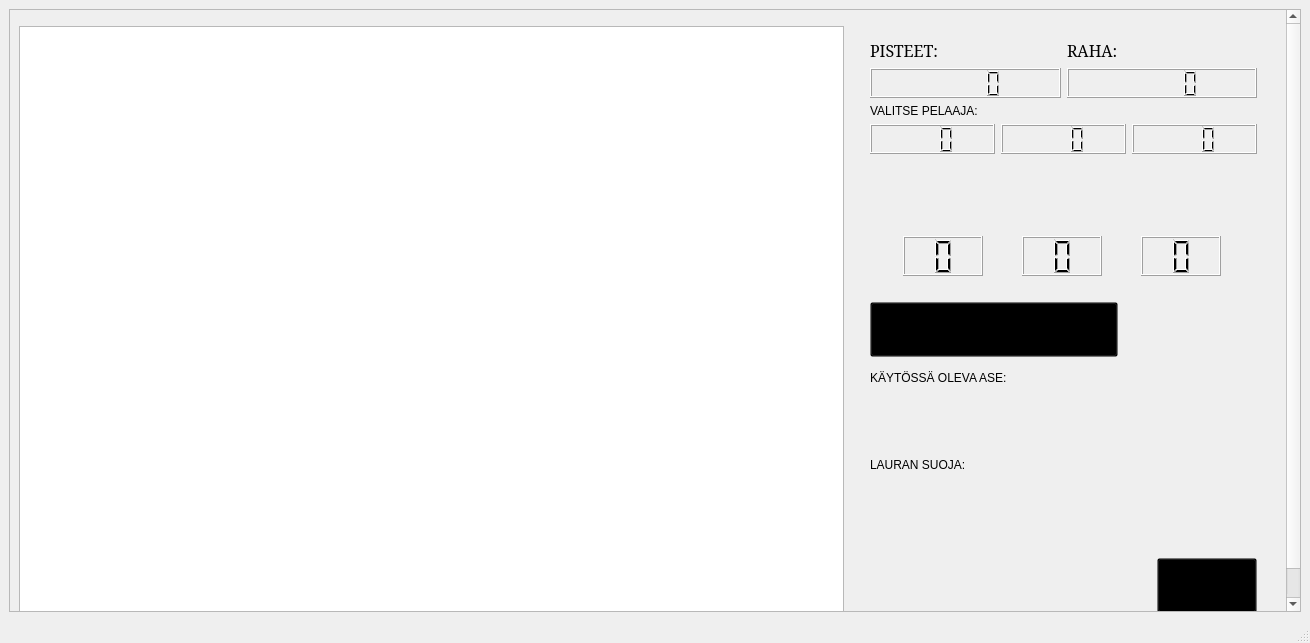
<?xml version="1.0" encoding="UTF-8"?>
<ui version="4.0">
 <class>parkkihalliIkkuna</class>
 <widget class="QMainWindow" name="parkkihalliIkkuna">
  <property name="geometry">
   <rect>
    <x>0</x>
    <y>0</y>
    <width>1310</width>
    <height>643</height>
   </rect>
  </property>
  <property name="windowTitle">
   <string>Parkkihalli</string>
  </property>
  <widget class="QWidget" name="centralwidget">
   <property name="enabled">
    <bool>true</bool>
   </property>
   <layout class="QGridLayout" name="gridLayout_2">
    <item row="1" column="0">
     <widget class="QScrollArea" name="scrollArea">
      <property name="focusPolicy">
       <enum>Qt::NoFocus</enum>
      </property>
      <property name="widgetResizable">
       <bool>true</bool>
      </property>
      <widget class="QWidget" name="scrollAreaWidgetContents_2">
       <property name="geometry">
        <rect>
         <x>0</x>
         <y>0</y>
         <width>1272</width>
         <height>669</height>
        </rect>
       </property>
       <layout class="QGridLayout" name="gridLayout">
        <item row="0" column="0">
         <widget class="QGraphicsView" name="halliKartta">
          <property name="sizePolicy">
           <sizepolicy hsizetype="Expanding" vsizetype="Expanding">
            <horstretch>0</horstretch>
            <verstretch>0</verstretch>
           </sizepolicy>
          </property>
          <property name="minimumSize">
           <size>
            <width>825</width>
            <height>600</height>
           </size>
          </property>
          <property name="maximumSize">
           <size>
            <width>825</width>
            <height>600</height>
           </size>
          </property>
          <property name="focusPolicy">
           <enum>Qt::NoFocus</enum>
          </property>
          <property name="verticalScrollBarPolicy">
           <enum>Qt::ScrollBarAlwaysOff</enum>
          </property>
          <property name="horizontalScrollBarPolicy">
           <enum>Qt::ScrollBarAlwaysOff</enum>
          </property>
          <property name="sizeAdjustPolicy">
           <enum>QAbstractScrollArea::AdjustIgnored</enum>
          </property>
          <property name="interactive">
           <bool>true</bool>
          </property>
         </widget>
        </item>
        <item row="0" column="2">
         <layout class="QVBoxLayout" name="verticalLayout">
          <property name="leftMargin">
           <number>20</number>
          </property>
          <property name="topMargin">
           <number>20</number>
          </property>
          <property name="rightMargin">
           <number>20</number>
          </property>
          <property name="bottomMargin">
           <number>20</number>
          </property>
          <item>
           <layout class="QHBoxLayout" name="horizontalLayout_5">
            <item>
             <layout class="QVBoxLayout" name="verticalLayout_3">
              <item>
               <widget class="QLabel" name="pisteLabel">
                <property name="font">
                 <font>
                  <family>Serif</family>
                  <pointsize>12</pointsize>
                 </font>
                </property>
                <property name="styleSheet">
                 <string notr="true"/>
                </property>
                <property name="text">
                 <string>PISTEET:</string>
                </property>
               </widget>
              </item>
              <item>
               <widget class="QLCDNumber" name="pisteNaytto">
                <property name="minimumSize">
                 <size>
                  <width>150</width>
                  <height>30</height>
                 </size>
                </property>
                <property name="maximumSize">
                 <size>
                  <width>300</width>
                  <height>50</height>
                 </size>
                </property>
               </widget>
              </item>
             </layout>
            </item>
            <item>
             <layout class="QVBoxLayout" name="verticalLayout_2">
              <item>
               <widget class="QLabel" name="rahaLabel">
                <property name="font">
                 <font>
                  <family>Serif</family>
                  <pointsize>12</pointsize>
                 </font>
                </property>
                <property name="text">
                 <string>RAHA:</string>
                </property>
               </widget>
              </item>
              <item>
               <widget class="QLCDNumber" name="rahaNaytto">
                <property name="minimumSize">
                 <size>
                  <width>150</width>
                  <height>30</height>
                 </size>
                </property>
                <property name="maximumSize">
                 <size>
                  <width>300</width>
                  <height>50</height>
                 </size>
                </property>
               </widget>
              </item>
             </layout>
            </item>
           </layout>
          </item>
          <item>
           <spacer name="verticalSpacer_4">
            <property name="orientation">
             <enum>Qt::Vertical</enum>
            </property>
            <property name="sizeHint" stdset="0">
             <size>
              <width>20</width>
              <height>40</height>
             </size>
            </property>
           </spacer>
          </item>
          <item>
           <widget class="QLabel" name="pelaajaLabel">
            <property name="maximumSize">
             <size>
              <width>200</width>
              <height>50</height>
             </size>
            </property>
            <property name="styleSheet">
             <string notr="true">font: 12pt &quot;Serif&quot;;</string>
            </property>
            <property name="text">
             <string>VALITSE PELAAJA:</string>
            </property>
           </widget>
          </item>
          <item>
           <layout class="QHBoxLayout" name="horizontalLayout_4">
            <item>
             <widget class="QLCDNumber" name="lauraHP">
              <property name="minimumSize">
               <size>
                <width>80</width>
                <height>30</height>
               </size>
              </property>
              <property name="digitCount">
               <number>3</number>
              </property>
             </widget>
            </item>
            <item>
             <widget class="QLCDNumber" name="kyborgi2HP">
              <property name="minimumSize">
               <size>
                <width>80</width>
                <height>30</height>
               </size>
              </property>
              <property name="digitCount">
               <number>3</number>
              </property>
             </widget>
            </item>
            <item>
             <widget class="QLCDNumber" name="kyborgi1HP">
              <property name="sizePolicy">
               <sizepolicy hsizetype="Minimum" vsizetype="Minimum">
                <horstretch>0</horstretch>
                <verstretch>0</verstretch>
               </sizepolicy>
              </property>
              <property name="minimumSize">
               <size>
                <width>80</width>
                <height>30</height>
               </size>
              </property>
              <property name="digitCount">
               <number>3</number>
              </property>
             </widget>
            </item>
           </layout>
          </item>
          <item>
           <layout class="QHBoxLayout" name="horizontalLayout">
            <item>
             <widget class="QPushButton" name="laura">
              <property name="minimumSize">
               <size>
                <width>80</width>
                <height>70</height>
               </size>
              </property>
              <property name="maximumSize">
               <size>
                <width>100</width>
                <height>70</height>
               </size>
              </property>
              <property name="focusPolicy">
               <enum>Qt::NoFocus</enum>
              </property>
              <property name="styleSheet">
               <string notr="true">
background-color: transparent;
border-image: none;
background: none;
border: none;
background-repeat: none;</string>
              </property>
              <property name="text">
               <string/>
              </property>
              <property name="icon">
               <iconset resource="Kuvat.qrc">
                <normaloff>:/new/prefix1/Kuvat/laura.png</normaloff>:/new/prefix1/Kuvat/laura.png</iconset>
              </property>
              <property name="iconSize">
               <size>
                <width>80</width>
                <height>70</height>
               </size>
              </property>
             </widget>
            </item>
            <item>
             <widget class="QPushButton" name="kyborgi2">
              <property name="minimumSize">
               <size>
                <width>80</width>
                <height>70</height>
               </size>
              </property>
              <property name="maximumSize">
               <size>
                <width>100</width>
                <height>70</height>
               </size>
              </property>
              <property name="focusPolicy">
               <enum>Qt::NoFocus</enum>
              </property>
              <property name="styleSheet">
               <string notr="true">
background-color: transparent;
border-image: none;
background: none;
border: none;
background-repeat: none;</string>
              </property>
              <property name="text">
               <string/>
              </property>
              <property name="icon">
               <iconset resource="Kuvat.qrc">
                <normaloff>:/new/prefix1/Kuvat/teekkariKyborgi2.png</normaloff>:/new/prefix1/Kuvat/teekkariKyborgi2.png</iconset>
              </property>
              <property name="iconSize">
               <size>
                <width>80</width>
                <height>70</height>
               </size>
              </property>
             </widget>
            </item>
            <item>
             <widget class="QPushButton" name="kyborgi1">
              <property name="minimumSize">
               <size>
                <width>80</width>
                <height>70</height>
               </size>
              </property>
              <property name="maximumSize">
               <size>
                <width>100</width>
                <height>70</height>
               </size>
              </property>
              <property name="focusPolicy">
               <enum>Qt::NoFocus</enum>
              </property>
              <property name="styleSheet">
               <string notr="true">
background-color: transparent;
border-image: none;
background: none;
border: none;
background-repeat: none;</string>
              </property>
              <property name="text">
               <string/>
              </property>
              <property name="icon">
               <iconset resource="Kuvat.qrc">
                <normaloff>:/new/prefix1/Kuvat/teekkariKyborgi.png</normaloff>:/new/prefix1/Kuvat/teekkariKyborgi.png</iconset>
              </property>
              <property name="iconSize">
               <size>
                <width>80</width>
                <height>70</height>
               </size>
              </property>
             </widget>
            </item>
           </layout>
          </item>
          <item>
           <layout class="QHBoxLayout" name="horizontalLayout_2">
            <item>
             <widget class="QLCDNumber" name="lauraTP">
              <property name="minimumSize">
               <size>
                <width>40</width>
                <height>40</height>
               </size>
              </property>
              <property name="maximumSize">
               <size>
                <width>80</width>
                <height>80</height>
               </size>
              </property>
              <property name="digitCount">
               <number>1</number>
              </property>
             </widget>
            </item>
            <item>
             <widget class="QLCDNumber" name="kyborgi2TP">
              <property name="minimumSize">
               <size>
                <width>40</width>
                <height>40</height>
               </size>
              </property>
              <property name="maximumSize">
               <size>
                <width>80</width>
                <height>80</height>
               </size>
              </property>
              <property name="digitCount">
               <number>1</number>
              </property>
             </widget>
            </item>
            <item>
             <widget class="QLCDNumber" name="kyborgi1TP">
              <property name="minimumSize">
               <size>
                <width>40</width>
                <height>40</height>
               </size>
              </property>
              <property name="maximumSize">
               <size>
                <width>80</width>
                <height>80</height>
               </size>
              </property>
              <property name="digitCount">
               <number>1</number>
              </property>
             </widget>
            </item>
           </layout>
          </item>
          <item>
           <spacer name="verticalSpacer_3">
            <property name="orientation">
             <enum>Qt::Vertical</enum>
            </property>
            <property name="sizeType">
             <enum>QSizePolicy::Minimum</enum>
            </property>
            <property name="sizeHint" stdset="0">
             <size>
              <width>20</width>
              <height>20</height>
             </size>
            </property>
           </spacer>
          </item>
          <item>
           <widget class="QPushButton" name="vuoronVaihto">
            <property name="minimumSize">
             <size>
              <width>248</width>
              <height>55</height>
             </size>
            </property>
            <property name="maximumSize">
             <size>
              <width>248</width>
              <height>55</height>
             </size>
            </property>
            <property name="focusPolicy">
             <enum>Qt::ClickFocus</enum>
            </property>
            <property name="styleSheet">
             <string notr="true">background-color: transparent;</string>
            </property>
            <property name="text">
             <string/>
            </property>
            <property name="icon">
             <iconset resource="Kuvat.qrc">
              <normaloff>:/new/prefix1/Kuvat/lopetaVuoroNappi.png</normaloff>:/new/prefix1/Kuvat/lopetaVuoroNappi.png</iconset>
            </property>
            <property name="iconSize">
             <size>
              <width>300</width>
              <height>55</height>
             </size>
            </property>
           </widget>
          </item>
          <item>
           <spacer name="verticalSpacer">
            <property name="orientation">
             <enum>Qt::Vertical</enum>
            </property>
            <property name="sizeType">
             <enum>QSizePolicy::Expanding</enum>
            </property>
            <property name="sizeHint" stdset="0">
             <size>
              <width>20</width>
              <height>20</height>
             </size>
            </property>
           </spacer>
          </item>
          <item>
           <widget class="QLabel" name="aseLabel">
            <property name="minimumSize">
             <size>
              <width>200</width>
              <height>30</height>
             </size>
            </property>
            <property name="maximumSize">
             <size>
              <width>200</width>
              <height>30</height>
             </size>
            </property>
            <property name="styleSheet">
             <string notr="true">font: 75 12pt &quot;Serif&quot;;</string>
            </property>
            <property name="text">
             <string>KÄYTÖSSÄ OLEVA ASE:</string>
            </property>
           </widget>
          </item>
          <item>
           <layout class="QHBoxLayout" name="horizontalLayout_6">
            <item alignment="Qt::AlignLeft">
             <widget class="QLabel" name="pistooli">
              <property name="minimumSize">
               <size>
                <width>69</width>
                <height>45</height>
               </size>
              </property>
              <property name="maximumSize">
               <size>
                <width>69</width>
                <height>45</height>
               </size>
              </property>
              <property name="styleSheet">
               <string notr="true">background-image: url(:/new/prefix1/Kuvat/pistooli.png)</string>
              </property>
              <property name="text">
               <string/>
              </property>
             </widget>
            </item>
            <item alignment="Qt::AlignLeft">
             <widget class="QLabel" name="haulikko">
              <property name="minimumSize">
               <size>
                <width>128</width>
                <height>20</height>
               </size>
              </property>
              <property name="maximumSize">
               <size>
                <width>128</width>
                <height>20</height>
               </size>
              </property>
              <property name="styleSheet">
               <string notr="true">background-image: url(:/new/prefix1/Kuvat/haulikko.png)</string>
              </property>
              <property name="text">
               <string/>
              </property>
             </widget>
            </item>
            <item alignment="Qt::AlignLeft">
             <widget class="QLabel" name="kivaari">
              <property name="minimumSize">
               <size>
                <width>128</width>
                <height>37</height>
               </size>
              </property>
              <property name="maximumSize">
               <size>
                <width>128</width>
                <height>37</height>
               </size>
              </property>
              <property name="styleSheet">
               <string notr="true">background-image: url(:/new/prefix1/Kuvat/kivaari.png)</string>
              </property>
              <property name="text">
               <string/>
              </property>
             </widget>
            </item>
           </layout>
          </item>
          <item>
           <widget class="QLabel" name="suojaLabel">
            <property name="minimumSize">
             <size>
              <width>200</width>
              <height>30</height>
             </size>
            </property>
            <property name="maximumSize">
             <size>
              <width>200</width>
              <height>30</height>
             </size>
            </property>
            <property name="styleSheet">
             <string notr="true">font: 75 12pt &quot;Serif&quot;;
</string>
            </property>
            <property name="text">
             <string>LAURAN SUOJA:</string>
            </property>
           </widget>
          </item>
          <item alignment="Qt::AlignLeft">
           <widget class="QLabel" name="kilpi">
            <property name="minimumSize">
             <size>
              <width>63</width>
              <height>66</height>
             </size>
            </property>
            <property name="maximumSize">
             <size>
              <width>63</width>
              <height>66</height>
             </size>
            </property>
            <property name="styleSheet">
             <string notr="true">background-image: url(:/new/prefix1/Kuvat/kilpi.png)</string>
            </property>
            <property name="text">
             <string/>
            </property>
           </widget>
          </item>
          <item>
           <spacer name="verticalSpacer_2">
            <property name="orientation">
             <enum>Qt::Vertical</enum>
            </property>
            <property name="sizeHint" stdset="0">
             <size>
              <width>20</width>
              <height>40</height>
             </size>
            </property>
           </spacer>
          </item>
          <item alignment="Qt::AlignRight">
           <widget class="QPushButton" name="lopetaNappi">
            <property name="minimumSize">
             <size>
              <width>100</width>
              <height>55</height>
             </size>
            </property>
            <property name="maximumSize">
             <size>
              <width>100</width>
              <height>55</height>
             </size>
            </property>
            <property name="focusPolicy">
             <enum>Qt::ClickFocus</enum>
            </property>
            <property name="styleSheet">
             <string notr="true">background-color: transparent;</string>
            </property>
            <property name="text">
             <string/>
            </property>
            <property name="icon">
             <iconset resource="Kuvat.qrc">
              <normaloff>:/new/prefix1/Kuvat/palaaNappi.png</normaloff>:/new/prefix1/Kuvat/palaaNappi.png</iconset>
            </property>
            <property name="iconSize">
             <size>
              <width>100</width>
              <height>55</height>
             </size>
            </property>
           </widget>
          </item>
         </layout>
        </item>
       </layout>
      </widget>
     </widget>
    </item>
   </layout>
  </widget>
  <widget class="QStatusBar" name="statusbar"/>
 </widget>
 <resources>
  <include location="Kuvat.qrc"/>
 </resources>
 <connections/>
</ui>
